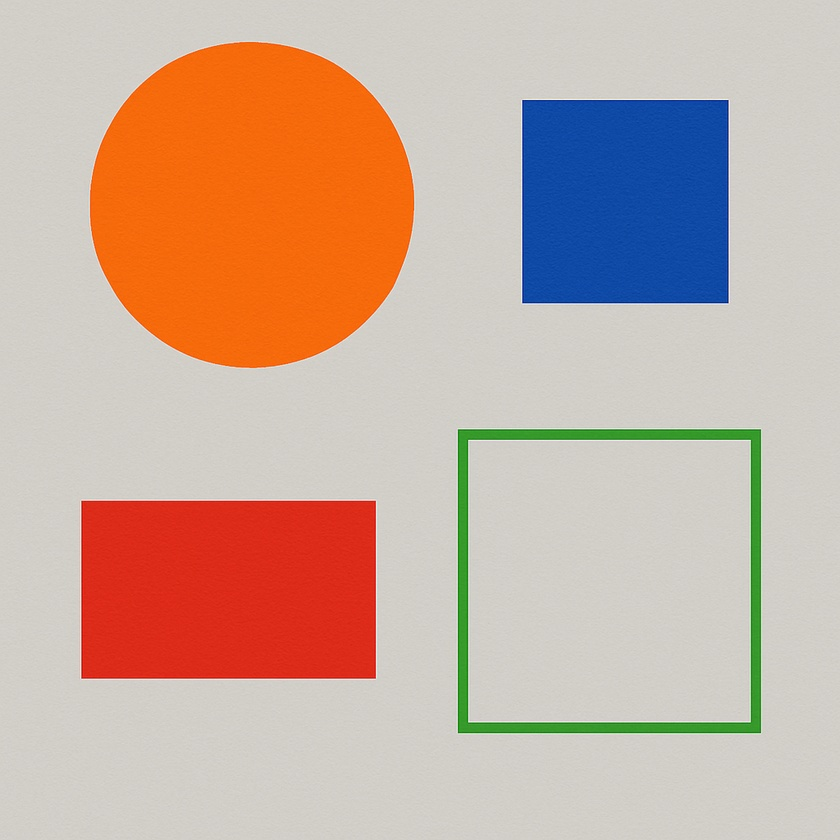
#> input picture backend/modules/skills/tester_image.jpg, 840 x 840 px, shrunk from 1024 x 1024 before the run
$ python test_image_load.py
#> lines starting #> are read from the running program, lines starting #| are printed output that depends on the picture; after the words box and inside, x2 and y2 are one past the last pixel; in counts of white or black regions, pixels touching at a corner belong together
import cv2
import os

# ✅ DNA Switch
from backend.modules.dna_chain.switchboard import DNA_SWITCH
DNA_SWITCH.register(__file__)  # Allow tracking + upgrades to this file
#> (this line was passed over: backend is not available in this run)

# Path to the image
file_path = os.path.join(os.path.dirname(__file__), "tester_image.jpg")

# Load image
img = cv2.imread(file_path)
#> img is the input picture: shape (840, 840, 3); mean B, G, R 160, 173.7, 200.4

if img is None:
    print("❌ Failed to load image.")
else:
    print("✅ Image loaded successfully.")
    print(f"Shape: {img.shape}")
#| Shape: (840, 840, 3)

    # Convert to grayscale
    gray = cv2.cvtColor(img, cv2.COLOR_BGR2GRAY)
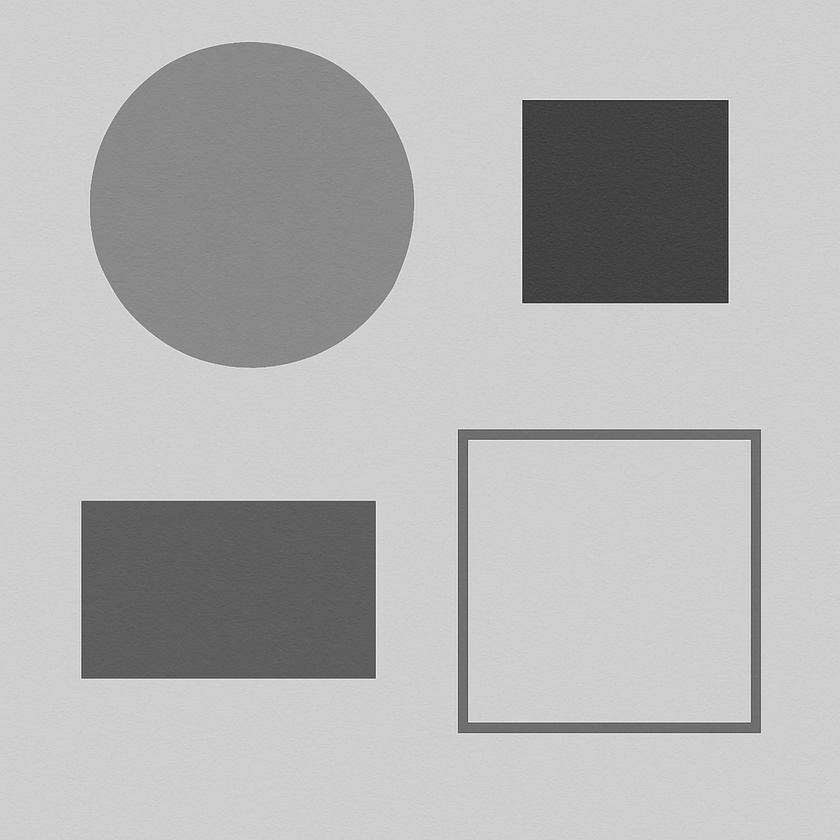
#> gray: shape (840, 840); min 21, max 244, mean 180

    # Detect edges using Canny
    edges = cv2.Canny(gray, 100, 200)
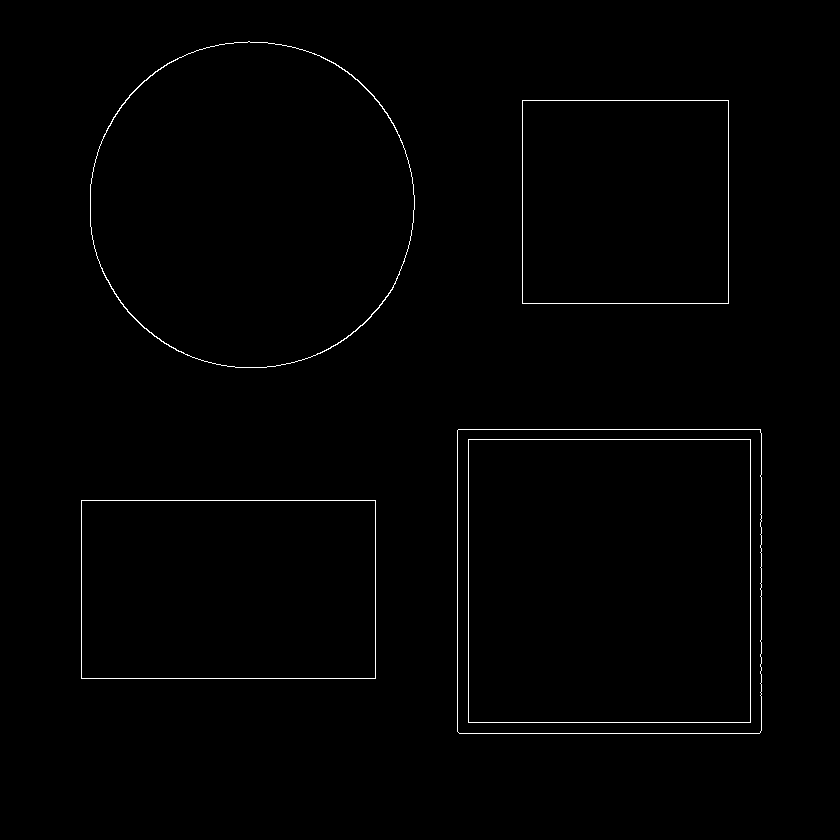
#> edges: shape (840, 840); 0.75% white in thin lines or dots, all inside (x1, y1, x2, y2) = (81, 41, 762, 734)

    # Save the edge image
    output_path = os.path.join(os.path.dirname(__file__), "edges_output.jpg")
    cv2.imwrite(output_path, edges)

    print(f"✅ Edges saved to {output_path}")
